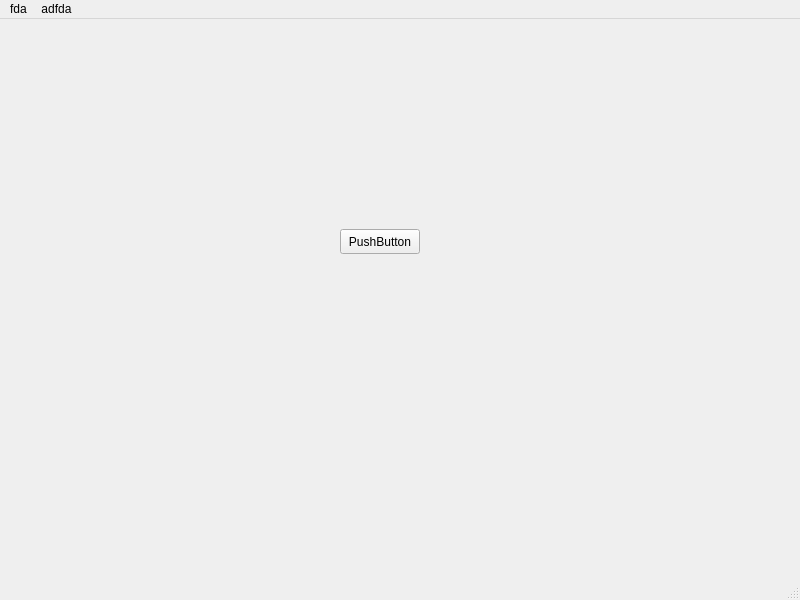
<?xml version="1.0" encoding="UTF-8"?>
<ui version="4.0">
 <class>MainWindow</class>
 <widget class="QMainWindow" name="MainWindow">
  <property name="geometry">
   <rect>
    <x>0</x>
    <y>0</y>
    <width>800</width>
    <height>600</height>
   </rect>
  </property>
  <property name="windowTitle">
   <string>MainWindow</string>
  </property>
  <widget class="QWidget" name="centralwidget">
   <widget class="QPushButton" name="pushButton">
    <property name="geometry">
     <rect>
      <x>340</x>
      <y>210</y>
      <width>80</width>
      <height>25</height>
     </rect>
    </property>
    <property name="text">
     <string>PushButton</string>
    </property>
   </widget>
  </widget>
  <widget class="QMenuBar" name="menubar">
   <property name="geometry">
    <rect>
     <x>0</x>
     <y>0</y>
     <width>800</width>
     <height>22</height>
    </rect>
   </property>
   <widget class="QMenu" name="menufda">
    <property name="title">
     <string>fda</string>
    </property>
   </widget>
   <widget class="QMenu" name="menuadfda">
    <property name="title">
     <string>adfda</string>
    </property>
   </widget>
   <addaction name="menufda"/>
   <addaction name="menuadfda"/>
  </widget>
  <widget class="QStatusBar" name="statusbar"/>
 </widget>
 <resources/>
 <connections/>
</ui>
